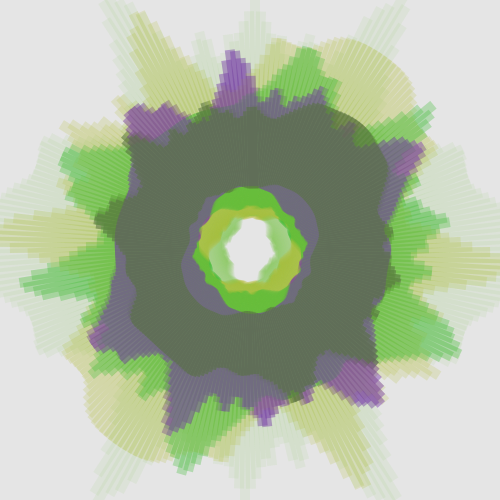
Frame 1 (no input)
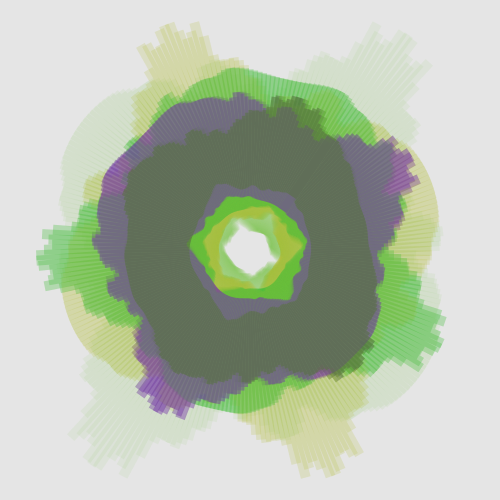
Frame 60 (the mouse pressed at the canvas centre just before this capture)
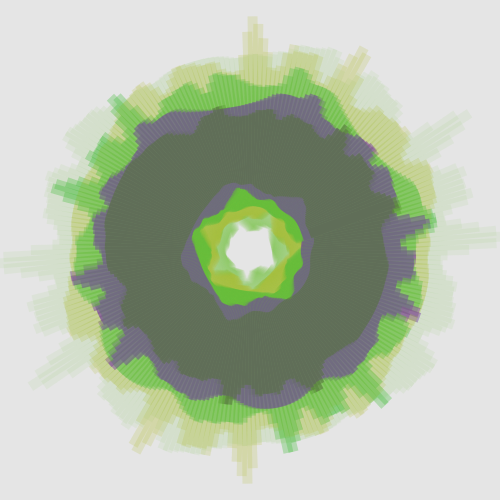
Frame 120 (the mouse held since frame 60 and released just before this capture)

The Processing sketch that drew these frames (run headless with seeded random() and noise(); from frame 60 on, the mouse is pressed at the canvas centre):

// Processing sketch: processing_152375
// ── processing_152375.pde

void setup() {
  size(500,500);
  smooth();
  noStroke();
  rectMode(CORNERS);
  colorMode(HSB,360,100,100,255);
  initme();
}

float ang;
float ang2;
float ss;

void initme() {
  ang=0;
  ang2=0;
  ss = random(2,5);
  makeColors();
}

void draw() {
  background(0,0,90);
 
  translate(width/2, height/2);
  for(int iter=0;iter<250;iter++) {
    pushMatrix();
    // rotate 360 degrees and
    rotate(ang+ang2/2.0);
    for(int i=0;i<5;i++) {
      fill(c[i],20+i*30);
      // draw vertical rectangle with start and end point based on noise
      rect(0,-(i+1)*10-30*noise(ang2+cos(-ang+i)*2),10,-100-(50+(5-i)*40)*noise(sin(ang+i)*ss+i/2,ang2));
    }
    popMatrix();    
    ang+=TWO_PI/250.0;
  }
 
  ang2+=TWO_PI/300;
  ang=0.0;
}

void mouseClicked() {
  noiseSeed((int)random(0,100000));
  initme();
}

// palette generation
color[] c = new color[5];
void makeColors() {
  int h = (int)random(360);
  int s = (int)random(50,70);
  int b = (int)random(70,90);
  c[0] = color(h,s,b);
  c[1] = color( (h+360-(25+random(-5,5)))%360,s,b);
  c[2] = color( (h+25+random(-5,5))%360,s,b);
  c[4] = color(h,s*0.6,b*0.6);
  c[3] = color( ((int)(h+180+random(-5,5)))%360,s,b*0.9);
}
